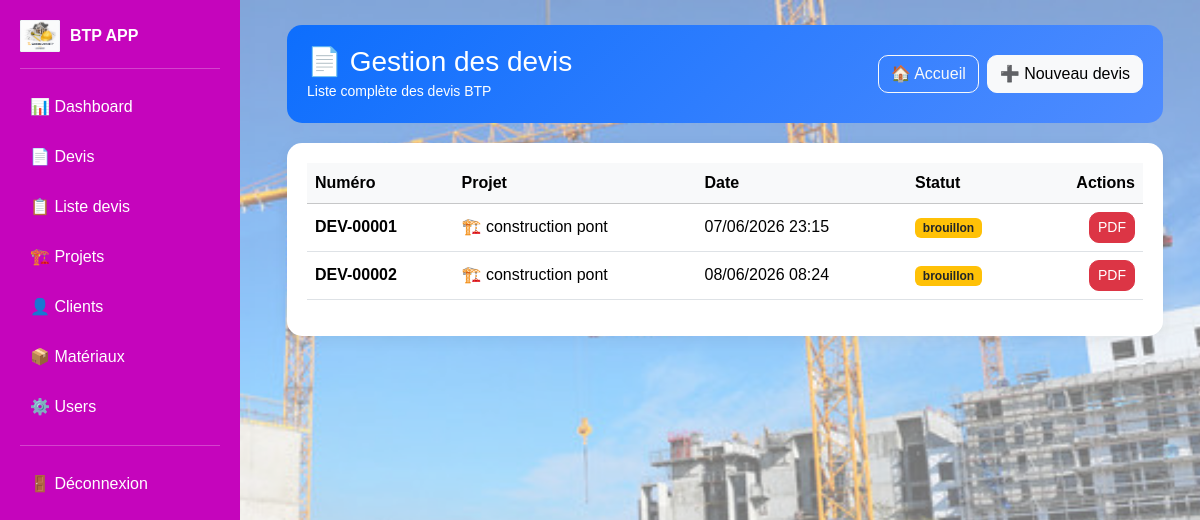
Screenshot of /devis/ with the database file from the repository.
### btp/models.py (models this page shows, shortened)
class Devis(models.Model):
    STATUT_CHOICES = [
        ("brouillon", "Brouillon"),
        ("envoye", "Envoyé"),
        ("accepte", "Accepté"),
        ("refuse", "Refusé"),
    ]
    numero = models.CharField(max_length=50, unique=True)
    projet = models.ForeignKey(Projet, on_delete=models.CASCADE, related_name="devis")
    created_by = models.ForeignKey(User, on_delete=models.SET_NULL, null=True, blank=True)
    statut = models.CharField(max_length=20, choices=STATUT_CHOICES, default="brouillon")
    date_creation = models.DateTimeField(auto_now_add=True)

class Projet(models.Model):
    client = models.ForeignKey(Client, on_delete=models.CASCADE)
    nom = models.CharField(max_length=200)
    localisation = models.CharField(max_length=255)
    date_debut = models.DateField(null=True, blank=True)
    budget = models.DecimalField(max_digits=12, decimal_places=2, default=0)
    progression = models.IntegerField(default=0)  # 0 à 100 %

### btp/views.py (the view)
# urls.py: path('devis/', views.devis_list, name='devis_list'),
def devis_list(request):
    devis = Devis.objects.all()
    return render(request, 'devis/list.html', {'devis': devis})

### btp/templates/devis/list.html (shortened to what this page needs)
{% extends 'base.html' %}
{% block content %}
<div class="container">
    <div class="page-header d-flex justify-content-between align-items-center flex-wrap gap-2">
        <div>
            <h3 class="mb-0">📄 Gestion des devis</h3>
            <small>Liste complète des devis BTP</small>
        </div>
        <div class="d-flex gap-2">
            <a href="{% url 'dashboard' %}" class="btn btn-outline-light btn-modern">
                🏠 Accueil
            </a>
            <a href="{% url 'create_devis' %}" class="btn btn-light btn-modern">
                ➕ Nouveau devis
            </a>
        </div>
    </div>
    <div class="card-box">
        <table class="table table-hover align-middle">
            <thead class="table-light">
                <tr>
                    <th>Numéro</th>
                    <th>Projet</th>
                    <th>Date</th>
                    <th>Statut</th>
                    <th class="text-end">Actions</th>
                </tr>
            </thead>
            <tbody>
                {% for d in devis %}
                <tr>
                    <td><strong>{{ d.numero }}</strong></td>
                    <td>🏗️ {{ d.projet.nom }}</td>
                    <td>{{ d.date_creation|date:"d/m/Y H:i" }}</td>
                    <td>
                        <span class="badge bg-warning text-dark">
                            {{ d.statut }}
                        </span>
                    </td>
                    <td class="text-end">
                        <a href="{% url 'devis_pdf' d.id %}" class="btn btn-danger btn-sm btn-modern">
                            PDF
                        </a>
                    </td>
                </tr>
                {% empty %}
                <tr>
                    <td colspan="5" class="empty">
                        🚫 Aucun devis trouvé
                    </td>
                </tr>
                {% endfor %}
            </tbody>
        </table>
    </div>
</div>
{% endblock %}

### btp/templates/devis/list.html (style rules this page uses)
.page-header { background: linear-gradient(135deg, #0d6efd, #4f8cff); color: white; padding: 20px; border-radius: 15px; margin-bottom: 20px; }
.card-box { background: white; border-radius: 15px; padding: 20px; box-shadow: 0 4px 15px rgba(0,0,0,0.05); }
.btn-modern { border-radius: 10px; }

### rows the page displays
Devis: numero "DEV-00001", projet.nom "construction pont", date_creation "07/06/2026 23:15", statut "brouillon"
Devis: numero "DEV-00002", projet.nom "construction pont", date_creation "08/06/2026 08:24", statut "brouillon"
